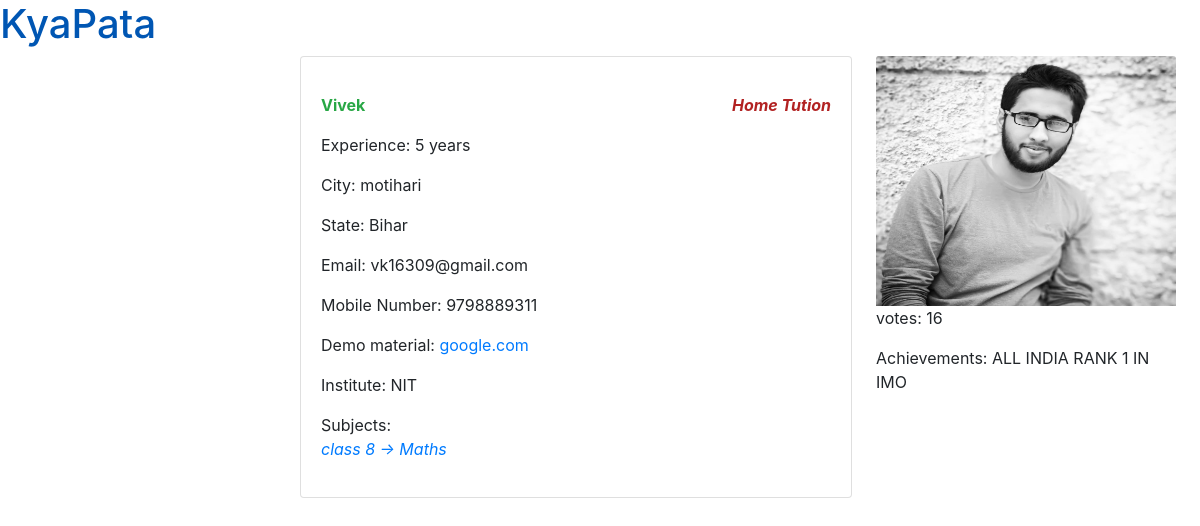
Before: /student/teacherdetail/vk16309@gmail.com/ with the older database file.
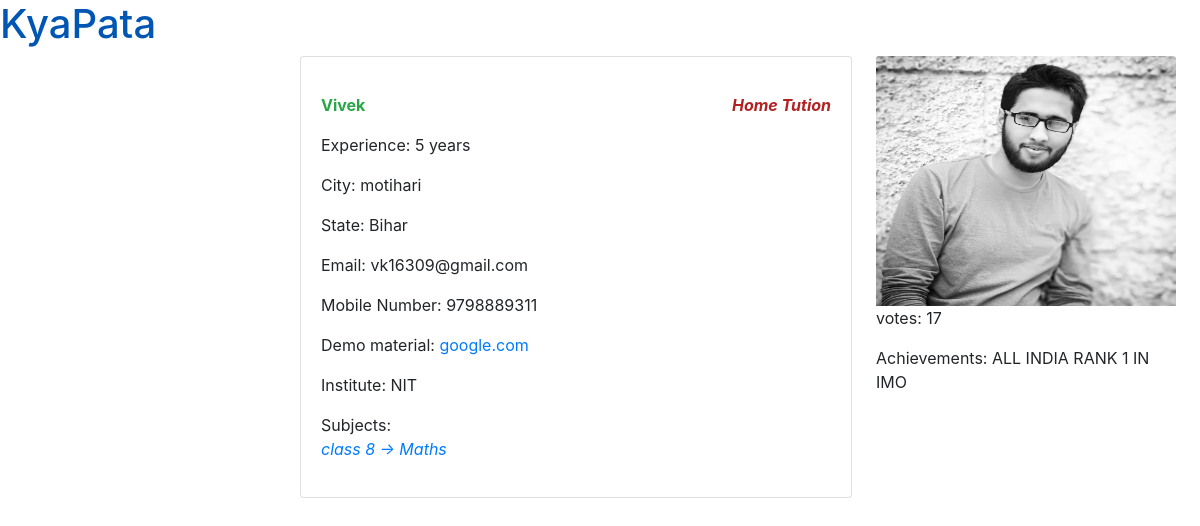
After: the same page with the newer database file.
### teacher/models.py (models this page shows, shortened)
class Teacher(models.Model):
    class_choice = (
        ('t', 'Home Tution'),
        ('c', 'Coaching'),
        ('b', 'both')
    )
    teacher=models.ForeignKey(User, on_delete=models.CASCADE)
    image = models.ImageField(upload_to='images/')
    class_type = models.CharField(max_length=20, choices=class_choice)
    name = models.CharField('Your Name',max_length=120)
    institute_name = models.CharField('Institute Name',max_length=50,null=True)
    email = models.CharField('Enter Your E'
                             ''
                             ''
                             'mail',max_length=120)
    contact = models.IntegerField('Mobile Number')
    locality = models.CharField(max_length=50,default="optional")
    city = models.CharField('City',max_length=20)
    state = models.CharField('State',max_length=20)
    votes_total = models.IntegerField(default=1)
    acheivements = models.TextField(max_length=1000,help_text = 'Description about your Acheivements and Awards')
    experience = models.IntegerField('Years')
    videolinks = models.CharField('Notes Or Video Links',max_length=120)

class Create(models.Model):
    creater=models.ForeignKey(User, on_delete=models.CASCADE)
    choices1 = (
        ('1','1'),
        ('2','2'),
        ('3','3'),
        ('4','4'),
        ('5','5'),
        ('6','6'),
        ('7','7'),
        ('8','8'),
        ('9','9'),
        ('10','10'),
        ('11','11'),
        ('12','12'),
        ('13','other')
        )
    class_name = models.CharField(max_length=10,choices=choices1)
    subject = models.CharField('Subject',max_length=40)

### student/views.py (the view)
# urls.py: path('teacherdetail/<str:email>/',views.teacherdetail,name='teacherdetail'),
def teacherdetail(request,email):
    teacher=get_object_or_404(Teacher, email=email)
    if teacher.class_type=='c':
        ct='Coaching'
    elif teacher.class_type=='t':
        ct='Home Tution'
    else:
        ct='Both Coaching and Home Tution'
    create=get_list_or_404(Create, creater=teacher.teacher)
    return render(request, 'teacherdetail.html', {'teacher':teacher,'create':create,'ctype':ct})

### student/templates/teacherdetail.html (shortened to what this page needs)
{% load static %}
<!doctype html>
<html lang="en">
  <head>
    <link rel="stylesheet" href="https://maxcdn.bootstrapcdn.com/bootstrap/4.0.0/css/bootstrap.min.css">
    <link rel="stylesheet" href="{% static 'css/teacherdetail.css' %}">
    <link rel="stylesheet" href="{% static 'css/teacherinst.css' %}">
  </head>
  <body><div>
    <a href="../../dashboard" class="comp"><h1 class="">KyaPata</h1></a></div>
    <div class="dpcard">
      <div class="dp shadow">
        <img class="card-img-top" src="{{ teacher.image.url }}" alt="Card image cap" style="height:250px">
        <p> votes: {{ teacher.votes_total }}</p>
        <p">Achievements: {{ teacher.acheivements }}</p>
      </div>
      <div class="card cardteacher shadow">
        <div class="card-body">
          <p class="card-text font-weight-bold text-success">{{ teacher.name }}<i style="float:right;color:firebrick;">{{ctype}}</i> </p>
          <p class="card-text">Experience: {{ teacher.experience }} years</p>
            <p class="card-text">City: {{ teacher.city }}</p>
            <p class="card-text">State: {{ teacher.state }}</p>
            <p class="card-text">Email: {{ teacher.email }}</p>
            <p class="card-text">Mobile Number: {{ teacher.contact }} </p>
            <p class="card-text">Demo material: <a href="{{ teacher.videolinks }}">{{ teacher.videolinks }}</a></p>
            <p class="card-text">Institute: {{ teacher.institute_name }}</p>
            <p class="card-text">Subjects:<i class="text-primary">{% for cr in create %}<br>
                          class {{cr.class_name}} -> {{cr.subject}}
                          {% endfor %}<i>
            </p>
        </div>
      </div>
    </div>
  </body>
</html>

### student/static/css/teacherdetail.css (style rules this page uses)
.dp { position: relative; float:right; margin-right: 2%; width:25%; }
.card { width:46%; height:100%; margin-left:25%; float:left; }

### student/static/css/teacherinst.css (style rules this page uses)
.comp { text-decoration:none!important; }

Changed rows visible on the page:
changed Teacher "ALL INDIA RANK 1 IN IMO": votes_total "16" → "17"
